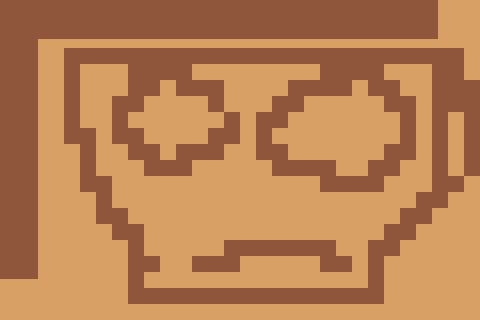

The image is a tile-based game level rendered from a .tmx file. Its description and complete source (layers, tilesets, objects, tile grids) follow:
An orthogonal 30x20 tile map with 16x16 px tiles, 1 tile layer (Tile Layer 1).

<map version="1.10" tiledversion="1.11.2" orientation="orthogonal" renderorder="right-down" width="30" height="20" tilewidth="16" tileheight="16" infinite="0" nextlayerid="2" nextobjectid="1">
 <tileset firstgid="1" name="stage1" tilewidth="16" tileheight="16" tilecount="6" columns="3">
  <image source="_tilesets/stage1.png" width="48" height="32" />
 </tileset>
 <layer id="1" name="Tile Layer 1" width="30" height="20">
  <data encoding="csv">
6,6,6,6,6,6,6,6,6,6,6,6,6,6,6,6,6,6,6,6,6,6,6,6,6,6,6,4,5,5,
6,6,6,6,6,6,6,6,6,6,6,6,6,6,6,6,6,6,6,6,6,6,6,6,6,6,6,4,5,5,
6,6,1,2,2,2,2,2,2,2,2,2,2,2,2,2,2,2,2,2,2,2,2,2,2,2,2,3,5,5,
6,6,4,5,6,6,6,6,6,6,6,6,6,6,6,6,6,6,6,6,6,6,6,6,6,6,6,6,6,5,
6,6,4,5,6,5,5,5,6,6,6,6,5,5,5,5,5,5,5,5,6,6,6,6,5,5,5,6,6,5,
6,6,4,5,6,5,5,5,6,6,5,6,6,6,5,5,5,5,6,6,6,6,5,6,6,5,5,6,6,6,
6,6,4,5,6,5,5,6,6,5,5,5,5,6,5,5,5,6,6,5,5,5,5,5,6,6,5,6,6,6,
6,6,4,5,6,5,5,6,5,5,5,5,5,5,6,5,6,6,5,5,5,5,5,5,5,6,5,6,5,6,
6,6,4,5,6,6,5,6,6,5,5,5,5,6,6,5,6,5,5,5,5,5,5,5,5,6,5,6,5,6,
6,6,4,5,5,6,5,5,6,6,5,6,6,6,5,5,6,6,5,5,5,5,5,5,6,6,5,6,5,6,
6,6,4,5,5,6,5,5,5,6,6,6,5,5,5,5,5,6,6,6,6,5,5,6,6,5,5,6,5,6,
6,6,4,5,5,6,6,5,5,5,5,5,5,5,5,5,5,5,5,5,6,6,6,6,5,5,5,6,6,5,
6,6,4,5,5,5,6,5,5,5,5,5,5,5,5,5,5,5,5,5,5,5,5,5,5,5,6,6,5,5,
6,6,4,5,5,5,6,6,5,5,5,5,5,5,5,5,5,5,5,5,5,5,5,5,5,6,6,5,5,5,
6,6,4,5,5,5,5,6,6,5,5,5,5,5,5,5,5,5,5,5,5,5,5,5,6,6,5,5,5,5,
6,6,4,5,5,5,5,5,6,5,5,5,5,5,6,6,6,6,6,6,6,5,5,6,6,5,5,5,5,5,
6,6,4,5,5,5,5,5,6,6,5,5,6,6,6,5,5,5,5,5,6,6,5,6,5,5,5,5,5,5,
2,2,3,5,5,5,5,5,6,5,5,5,5,5,5,5,5,5,5,5,5,5,5,6,5,5,5,5,5,5,
5,5,5,5,5,5,5,5,6,6,6,6,6,6,6,6,6,6,6,6,6,6,6,6,5,5,5,5,5,5,
5,5,5,5,5,5,5,5,5,5,5,5,5,5,5,5,5,5,5,5,5,5,5,5,5,5,5,5,5,5
</data>
 </layer>
</map>